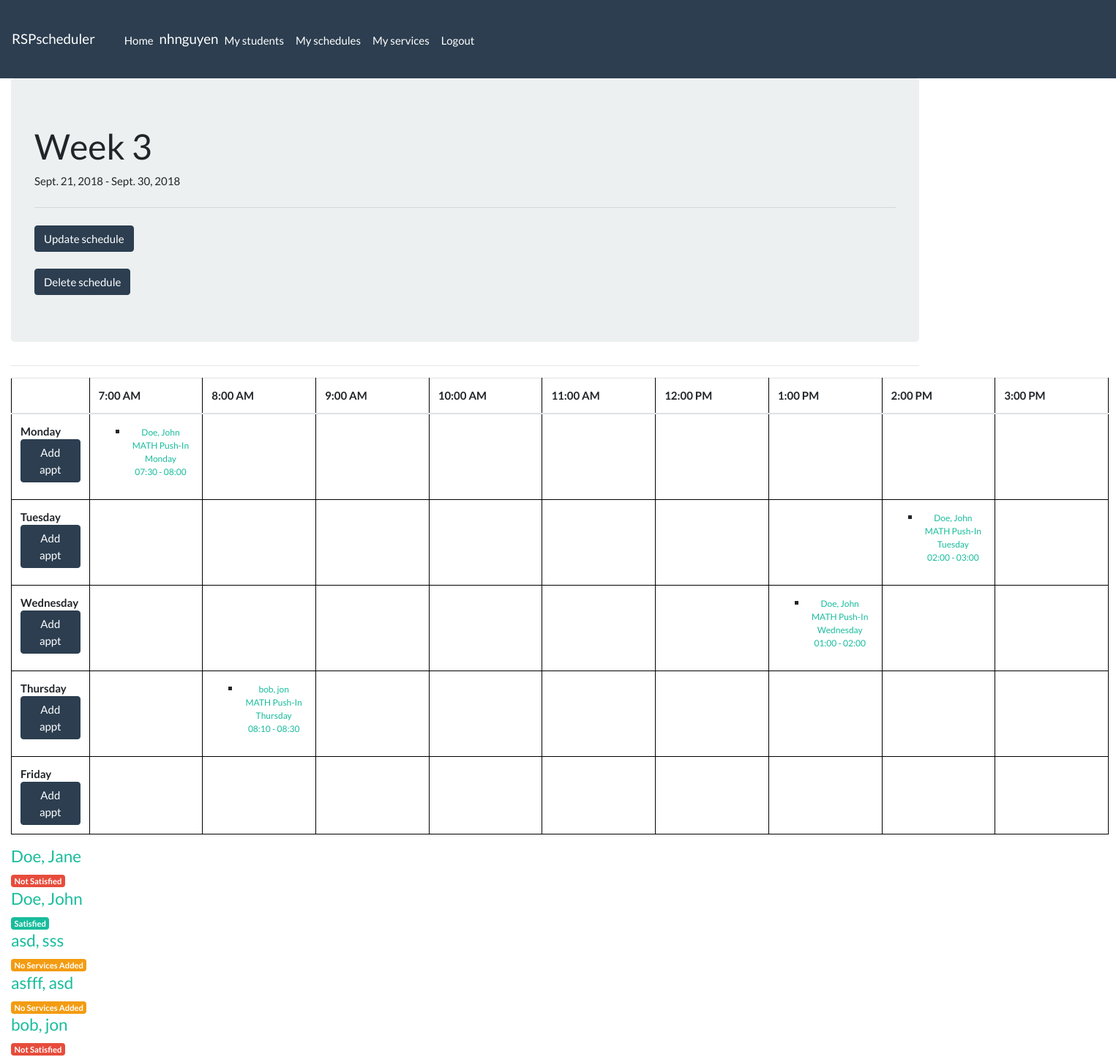
The app's page /app/schedule/3 (signed in), older data.
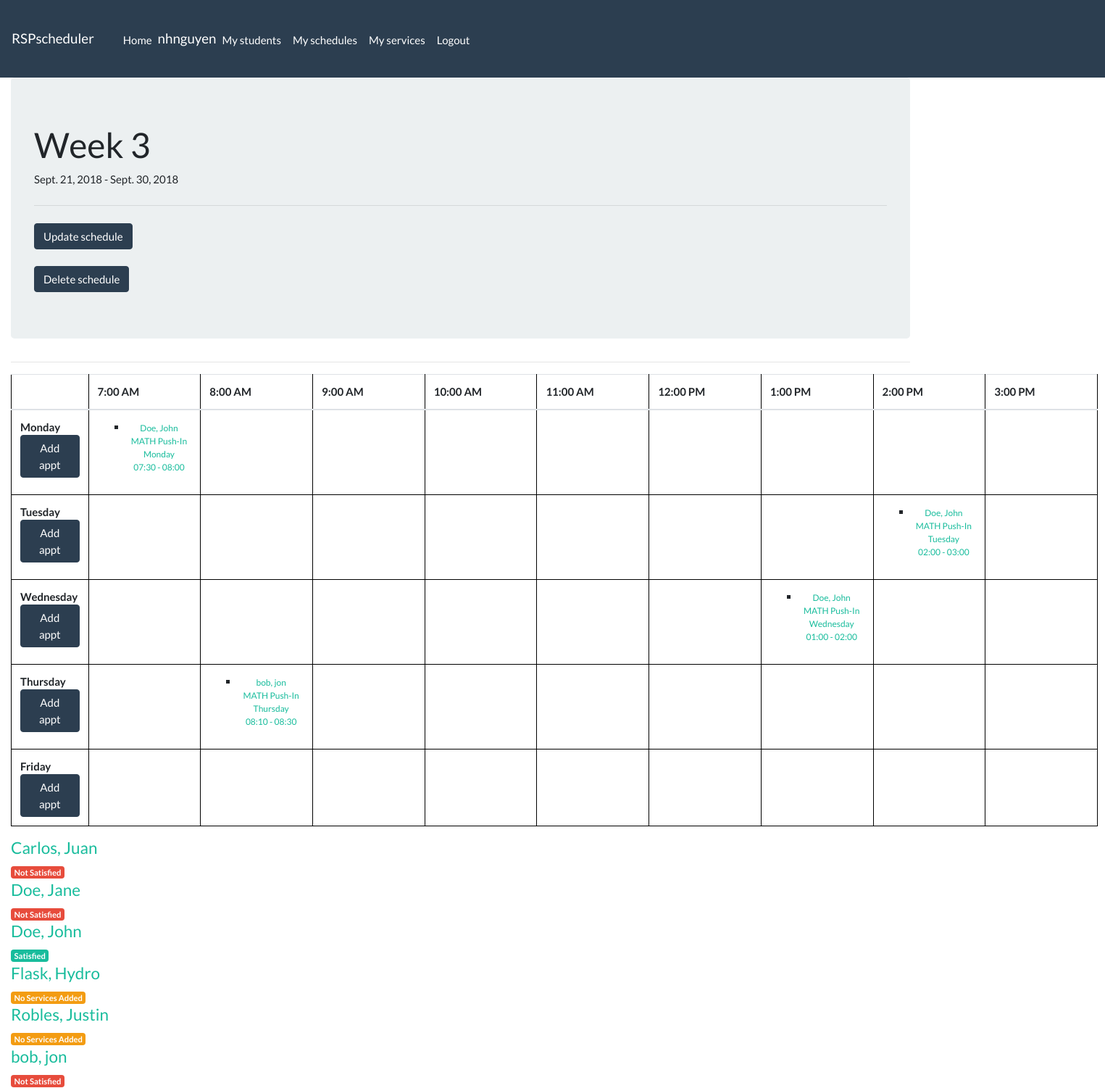
The same page, newer data.
### app/models.py (models this page shows, shortened)
class ServiceInstance(models.Model):
    service = models.ForeignKey('Service', related_name='stud_serviceinstances', on_delete=models.SET_NULL, null=True, help_text='The particular service this belongs to')
    DAYS = (
        ('Monday','Monday'),
        ('Tuesday','Tuesday'),
        ('Wednesday','Wednesday'),
        ('Thursday','Thursday'),
        ('Friday','Friday'),
        )
    day = models.CharField(
        max_length=9,
        choices=DAYS,
        help_text='Day for the service')
    time_start = models.TimeField(default=timezone.now, blank=True)
    time_end = models.TimeField(default=timezone.now, blank=True)
    scheduled_for = models.ForeignKey('Schedule', related_name='sched_serviceinstances', on_delete=models.SET_NULL, null=True)
    @property
    def duration(self):
        if self.time_start != None and self.time_end != None:   # check because time_start and time_end can be blank
            start = timedelta(hours=self.time_start.hour, minutes=self.time_start.minute, seconds=self.time_start.second)
            end = timedelta(hours=self.time_end.hour, minutes=self.time_end.minute, seconds=self.time_end.second)
            if start.seconds // 3600 >= 12:
                start = timedelta(hours=((start.seconds//3600) - 12), minutes=((start.seconds%3600)//60), seconds=start.seconds%60)
            if end.seconds // 3600 >= 12:
                end = timedelta(hours=((end.seconds//3600) - 12), minutes=((end.seconds%3600)//60), seconds=end.seconds%60)
            time = end - start
            duration = abs(int(time.total_seconds() / 60))
            return duration
    def __str__(self):
        return '{service}\n{day}\n{start} - {end}'.format(service=self.service, day=self.day,
                                                                                         start=self.time_start.strftime("%I:%M"), end=self.time_end.strftime("%I:%M"))
    def get_absolute_url(self):
        return reverse('serviceinstance-detail', args=[str(self.id)])

class Service(models.Model):
    student = models.ForeignKey('Student', related_name='services', on_delete=models.SET_NULL, null=True)
    SUBJECTS = (
        ('MATH', 'Math'),
        ('ELA', 'ELA')
        )
    subject = models.CharField(
        max_length=4,
        choices=SUBJECTS,
        default=None,
        help_text='Subject'
        )
    SERVICES = (
        ('Push-In', 'Push-In'),
        ('Pull-Out', 'Pull-Out')
        )
    service_type = models.CharField(
        max_length=8,
        choices=SERVICES,
        default=None,
        help_text='Service type'
        )
    total_time_req = models.IntegerField(help_text='Enter total time required')
    satisfied = models.BooleanField(help_text='Check if this service has been satisfied')
    def __str__(self):
        return f'{str(self.student)}\n{self.subject} {self.service_type}'
    @property
    def is_satisfied(self):
        allocated_time= 0
        for serviceinstance in self.stud_serviceinstances.all():
            if serviceinstance.scheduled_for.active:
                if serviceinstance.duration:
                    allocated_time += serviceinstance.duration
        return allocated_time >= self.total_time_req

class Student(models.Model):
    first_name = models.CharField(max_length=20, help_text='Enter First Name')
    middle_name = models.CharField(max_length=20, null=True, blank=True, help_text='Enter Middle Name')
    last_name = models.CharField(max_length=20, help_text='Enter Last Name')
    teacher = models.ForeignKey(User, on_delete=models.CASCADE, null=True)
    serviced = models.BooleanField(default=False, help_text='Check if the services for this student have been completed')
    id = models.UUIDField(primary_key=True, default=uuid.uuid4, help_text='Unique ID for this student')
    class Meta:
        ordering = ['last_name', 'first_name']
    def __str__(self):
        return f'{self.last_name}, {self.first_name}'
    def get_absolute_url(self):
        return reverse('student-detail', args=[str(self.id)])
    @property
    def is_serviced(self):
        for service in self.services.all():
            if not service.is_satisfied:
                return False
        return True

### app/views.py (the view)
# urls.py: path('schedule/<int:pk>', staff_member_required(views.ScheduleDetailView), name='schedule-detail'),
@login_required
def ScheduleDetailView(request, pk):
    schedule = get_object_or_404(Schedule, pk=pk)
    students = Student.objects.all()
    html = ""
    def get_time_slot():
        time_slot = {
            (datetime.time(hour=7), "AM"): [],
            (datetime.time(hour=8), "AM"): [],
            (datetime.time(hour=9), "AM"): [],
            (datetime.time(hour=10), "AM"): [],
            (datetime.time(hour=11), "AM"): [],
            (datetime.time(hour=12), "PM"): [],
            (datetime.time(hour=1), "PM"): [],
            (datetime.time(hour=2), "PM"): [],
            (datetime.time(hour=3), "PM"): [],
        }
        return time_slot
    appts = {
        "Monday": get_time_slot(),
        "Tuesday": get_time_slot(),
        "Wednesday": get_time_slot(),
        "Thursday": get_time_slot(),
        "Friday": get_time_slot(),
        }
    for serviceinstance in schedule.sched_serviceinstances.all():   # using the related_name of the model to backtrace its one-to-many relationship
        for day_slot in appts.keys():
            if day_slot == serviceinstance.day:
                for time_slot in appts[day_slot].keys():
                    if serviceinstance.time_start and serviceinstance.time_start.hour == time_slot[0].hour:  # make sure the service instance has a time_start field to begin with,
                        appts[day_slot][time_slot].append(serviceinstance)                                   # then check if the service instance start hour can be mapped to a time slot,
    context = {
        "schedule": schedule,
        "student_list": students,
        "appts": appts,
        }
    return render(request, "app/schedule_detail.html", context)

### app/templates/app/schedule_detail.html
{% extends "base_template.html" %}
{% block content %}
    <div class="jumbotron">
        <h1>{{schedule.title}}</h1>
        <p>{{schedule.start_date}} - {{schedule.end_date}}</p>
        <hr class="my-4">
        <form action="{% url 'update-schedule' schedule.id %}">
            <button type="submit" class="btn btn-primary">Update schedule</button>
        </form>
        <br>
        <form action="{% url 'delete-schedule' schedule.id %}">
            <button type="submit" class="btn btn-primary">Delete schedule</button>
        </form>
    </div>
    <hr>
    <table class ="table table-hover" id="schedule-table2">
        <thead>
            <tr>
                <th width=5% scope="col"></th>
                <th width=10% scope="col">7:00 AM</th>
                <th width=10% scope="col">8:00 AM</th>
                <th width=10% scope="col">9:00 AM</th>
                <th width=10% scope="col">10:00 AM</th>
                <th width=10% scope="col">11:00 AM</th>
                <th width=10% scope="col">12:00 PM</th>
                <th width=10% scope="col">1:00 PM</th>
                <th width=10% scope="col">2:00 PM</th>
                <th width=10% scope="col">3:00 PM</th>
            </tr>
        </thead>
        <tbody>
        {% for day, time_slots in appts.items %}
            <tr>
                <th scope="row">
                    {{day}}
                    <form action="{% url 'create-serviceinstance' schedule.id %}">
                            <button type="submit" class="btn btn-primary">Add appt</button>
                    </form>
                </th>
                {% for services in time_slots.values %}
                    <td>
                        <ul class="serviceappts">
                        {% for serviceinstance in services %}
                            <li><a class="schedule-services" href="{{serviceinstance.get_absolute_url}}">{{serviceinstance|linebreaks}}</a></li>
                        {% endfor %}
                        </ul>
                    </td>
                {% endfor %}
            </tr>
        {% endfor %}
        </tbody>
    </table>
    {% for student in student_list %}
        <h4><a href="{{ student.get_absolute_url }}">{{student}}</a></h4>
        {% if student.services.all|length == 0 %}
            <span class="badge badge-warning">No Services Added</span>
        {% elif student.is_serviced %}
            <span class="badge badge-success">Satisfied</span>
        {% else %}
            <span class="badge badge-danger">Not Satisfied</span>
        {% endif %}
    {% endfor %}
{% endblock %}

Row changes from the older to the newer data that the page shows:
removed Student: last_name+first_name "asd, sss", shows "No Services Added"
removed Student: last_name+first_name "asfff, asd", shows "No Services Added"
added Student: last_name+first_name "Carlos, Juan", shows "Not Satisfied"
added Student: last_name+first_name "Flask, Hydro", shows "No Services Added"
added Student: last_name+first_name "Robles, Justin", shows "No Services Added"
